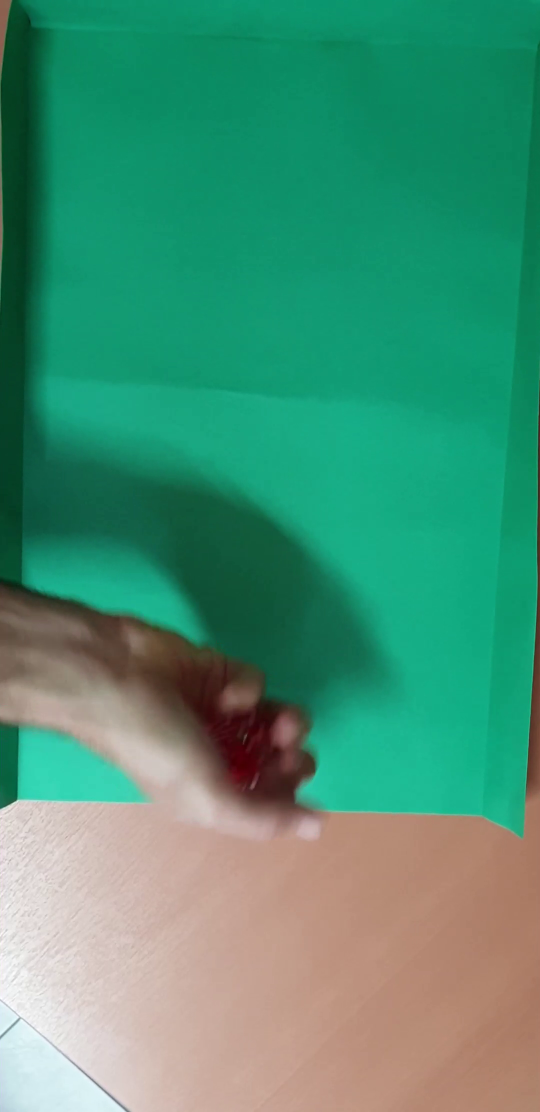
#> input picture frame 14 of ProcesamientoDeImagenesFacultad/tp3/videos/tirada_1.mp4, 1080 x 2224 px (shown at 1/2 size)
$ python otro.py
#> lines starting #> are read from the running program, lines starting #| are printed output that depends on the picture
import cv2
import pandas as pandas
import numpy as np
import matplotlib.pyplot as plt

cap = cv2.VideoCapture("./videos/tirada_1.mp4")
n_frames = int(cap.get(cv2.CAP_PROP_FRAME_COUNT))
width = int(cap.get(cv2.CAP_PROP_FRAME_WIDTH))
height = int(cap.get(cv2.CAP_PROP_FRAME_HEIGHT))
fps = int(cap.get(cv2.CAP_PROP_FPS))

print(width, height, fps, n_frames)

fig, axs = plt.subplots(4, 4, figsize=(20, 20))
axs = axs.flatten()

img_idx = 0
for frame in range(n_frames):
    ret, img = cap.read()
    if ret == False:
        break
    if frame % 10 == 0:
        axs[img_idx].imshow(img)
        axs[img_idx].set_title(f"frame: {frame}")
        axs[img_idx].axis("off")
        img_idx += 1

plt.tight_layout()
plt.show()
cap.release()
cv2.destroyAllWindows()
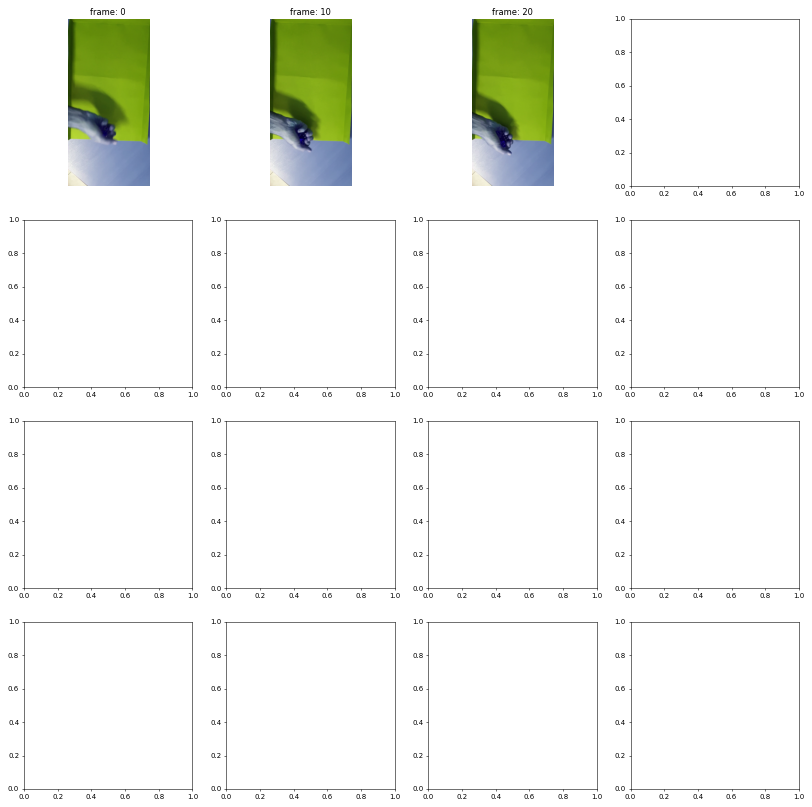
#> figure drawn by matplotlib, 3 panels; B, G, R data is drawn as R, G, B

$ run again, starting later in the video
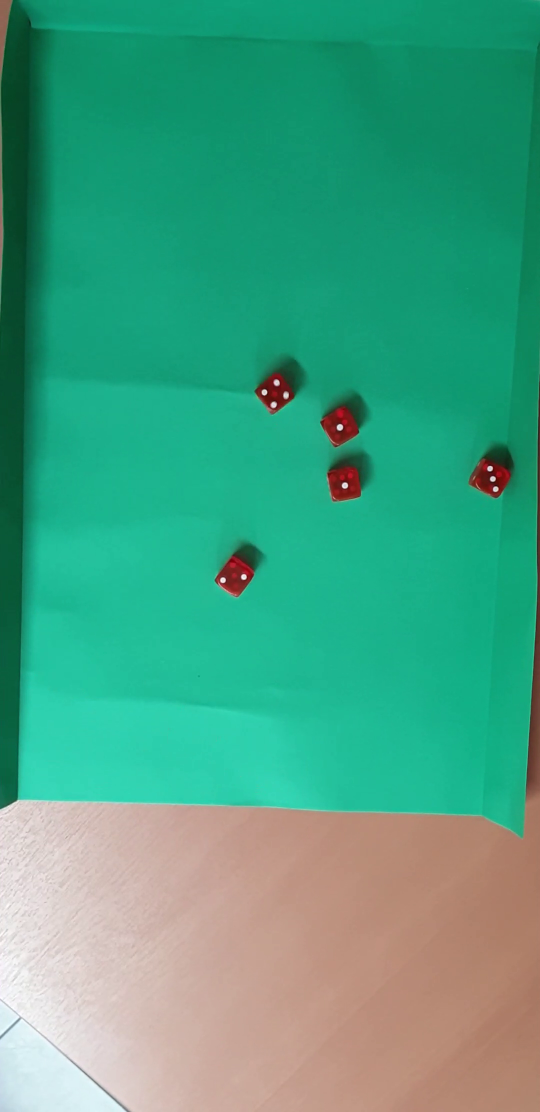
#> input picture frame 65 of ProcesamientoDeImagenesFacultad/tp3/videos/tirada_1.mp4, 1080 x 2224 px (shown at 1/2 size)
#> `cv2.destroyAllWindows()`:
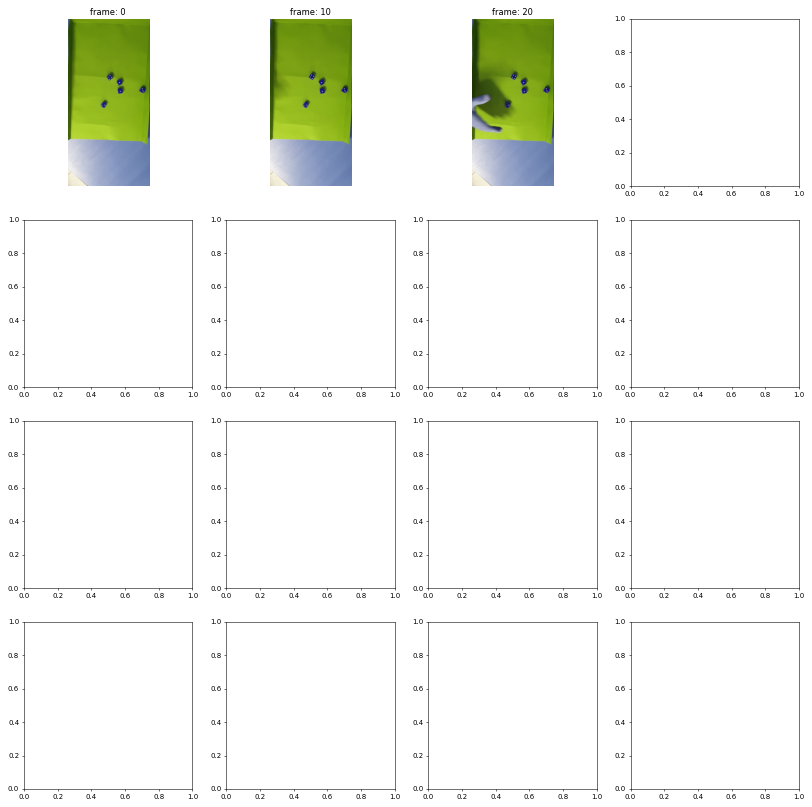
#> figure drawn by matplotlib, 3 panels; B, G, R data is drawn as R, G, B

$ run again, starting later in the video
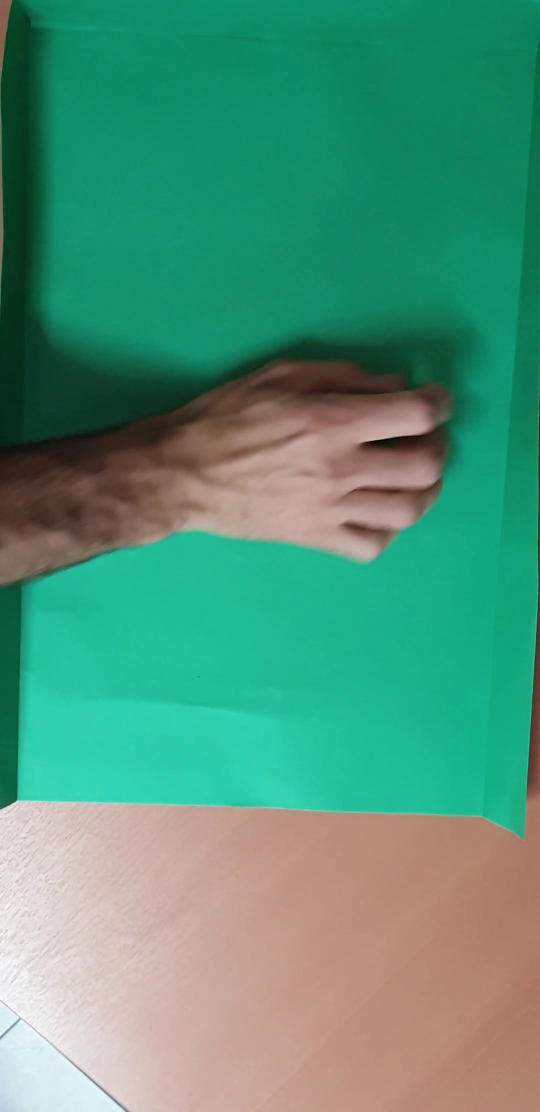
#> input picture frame 116 of ProcesamientoDeImagenesFacultad/tp3/videos/tirada_1.mp4, 1080 x 2224 px (shown at 1/2 size)
#> `cv2.destroyAllWindows()`:
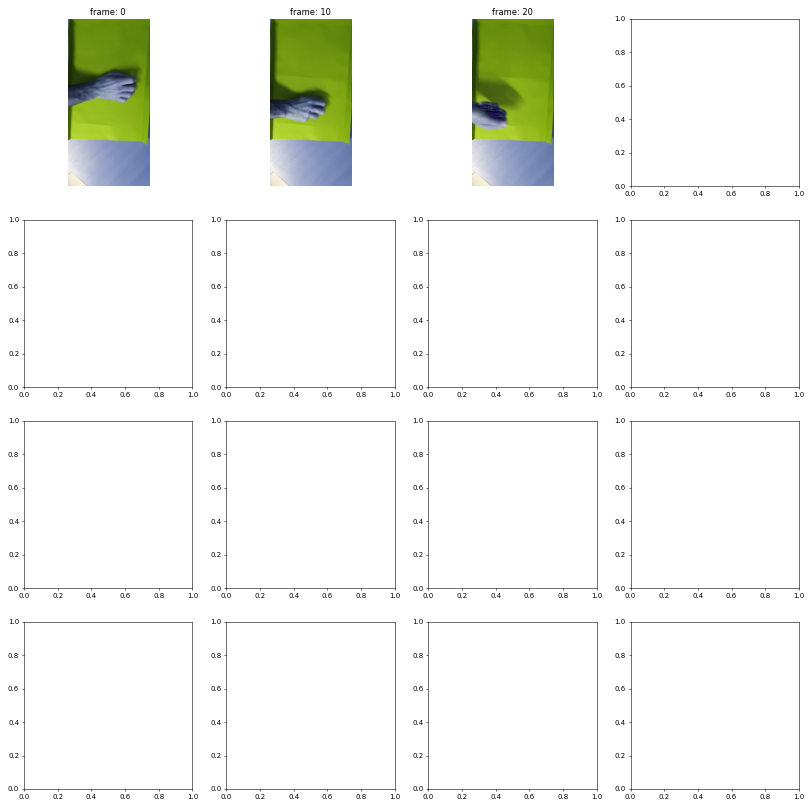
#> figure drawn by matplotlib, 3 panels; B, G, R data is drawn as R, G, B
